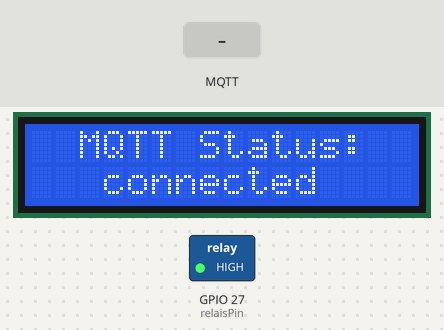
A sketch run on a simulated ESP32. Parts: 16×2 character LCD, switched loads named in the sketch (green lamp = pin HIGH). Inputs (shaded band) come from the test bench. WiFi joins after 1.5 s; servers stay silent unless stated; no MQTT or app messages arrive unless stated; not simulated (calls return 0 or success): secrets.h; what the sketch prints to the serial monitor is not drawn.

Above: at 4.8 s.
4.9 s: MQTT message "/operateValve/berlin" arrives on the first subscribed topic
At 5.6 s:
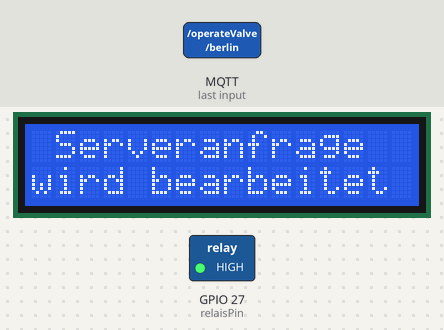
6.4 s: MQTT message "5" arrives on the first subscribed topic
At 7.6 s:
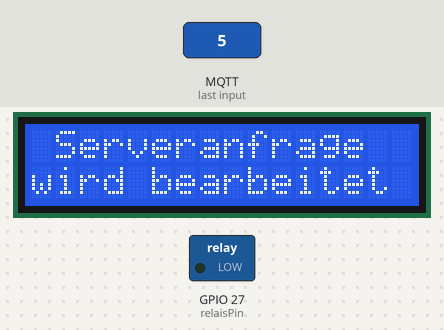
7.9 s: MQTT message "0" arrives on the first subscribed topic
At 9.1 s:
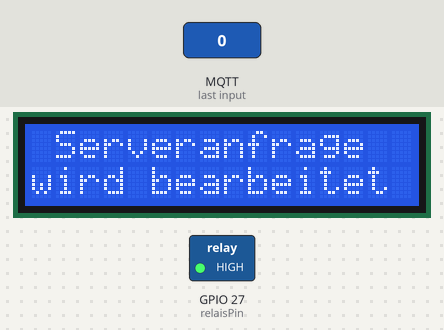
9.4 s: MQTT message "90" arrives on the first subscribed topic
At 10.1 s:
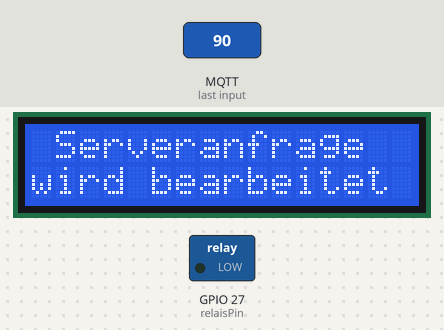
Timing chart, 0 to 11.9 s (numbered marks = the images above; inputs shaded):
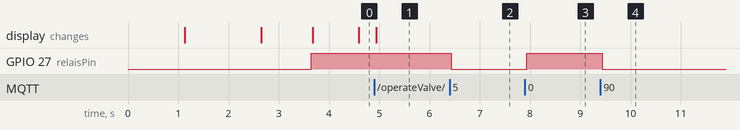

Measured:
- after the input at 4.9 s, the display: changes at once (image 1)
- after the input at 6.4 s, GPIO 27 (relaisPin): HIGH → LOW at once
- after the input at 7.9 s, GPIO 27 (relaisPin): LOW → HIGH at once
- after the input at 9.4 s, GPIO 27 (relaisPin): HIGH → LOW at once

The sketch:

showroom.ino
```cpp
#include "secrets.h"
#include <WiFi.h>

WiFiClient espClient;

#include <PubSubClient.h>
const char* mqtt_server = "wateringvision.de";
const int mqtt_port = 1883;
const char* clientname = "berlin";
PubSubClient client(espClient);

#include <Wire.h>
#include <LiquidCrystal_I2C.h>
LiquidCrystal_I2C lcd(0x27, 16, 2);

#define echoPin 17
#define trigPin 16
long duration;  //of sound wave travel
int distance;   //for the distance measurement

#define capacitivePin 35
int capacitiveValue;

#define electricPin 34
int electricValue;

#include <Adafruit_Sensor.h>
#include <Adafruit_BME280.h>
#define SDA_PIN 0
#define SCL_PIN 4
Adafruit_BME280 bme;  // Erstelle ein BME280 Objekt
int temperature;
int pressure;
int humidity;

#include <ArduinoJson.h>
#include <Arduino.h>
#define relaisPin 27
unsigned long startZeit = 0;  // Speichert den Startzeitpunkt der Verzögerung
int verzogerungsDauer = 0;    // Speichert die Dauer der Verzögerung in Sekunden
bool timerAktiv = false;      // Flag, um zu überprüfen, ob der Timer läuft


void setup() {
  Serial.begin(115200);
  Wire.begin(SDA_PIN, SCL_PIN);
  lcd.init();
  lcd.backlight();
  lcd.setCursor(2, 0);
  lcd.print("Hello World!");
  lcd.setCursor(0, 1);
  lcd.print("Modul is booting");
  delay(1000);

  setup_wifi();
  pinMode(trigPin, OUTPUT);

  pinMode(relaisPin, OUTPUT);
  digitalWrite(relaisPin, HIGH);

  client.setServer(mqtt_server, mqtt_port);
  client.setCallback(callback);

  if (!bme.begin(0x76)) {  // Initialisiere den BME280 Sensor
    Serial.println("Could not find a valid BME280 sensor, check wiring!");
    while (1);
  }
}

void loop() {
  if (!client.connected()) {
    reconnect();
  }
  client.loop();


  if (timerAktiv) {
    if (millis() - startZeit >= verzogerungsDauer * 1000) {  // VerzögerungsDauer in Millisekunden umrechnen
      digitalWrite(27, HIGH);                                // Schalte Pin 27 wieder HIGH
      timerAktiv = false;                                    // Stoppe den Timer
      Serial.println("Timer abgelaufen, Pin 27 wurde HIGH gesetzt.");
    }
  }
}


void callback(char* topic, byte* message, unsigned int length) {
  lcd.setCursor(0, 0);
  lcd.print(" Serveranfrage  ");
  lcd.setCursor(0, 1);
  lcd.print("wird bearbeitet ");

  Serial.print("Message arrived on topic: ");
  Serial.print(topic);
  Serial.print(topic);

  // Konvertiere die eingehende Nachricht in einen String
  String msg = "";
  for (int i = 0; i < length; i++) {
    msg += (char)message[i];
  }
  Serial.println(msg);


  if (strcmp(topic, "/operateValve/berlin") == 0) {
    handleControlValve(msg);
  } else if (strcmp(topic, "/requestSensor/berlin") == 0) {
    handleCallSensor();
  } else {
    Serial.print("Unbekanntes Topic: ");
    Serial.println(topic);
  }
}

void handleCallSensor() {
  messure();

  char sensorDataString[60];
  createSensorDataString(distance, electricValue, capacitiveValue, temperature, pressure, humidity, sensorDataString, sizeof(sensorDataString));

  // Veröffentliche die Nachricht auf "berlin/setSensor"
  if (client.publish("/responseSensor/berlin", sensorDataString)) {
    Serial.println("Sensorwert erfolgreich veröffentlicht!");
  } else {
    Serial.println("Fehler beim Veröffentlichen des Sensorwerts.");
  }
}

void handleControlValve(String message) {
  int messageValue = message.toInt();

  if (messageValue >= 0 && messageValue <= 3600) {
    Serial.print("Empfangener Wert: ");
    Serial.println(messageValue);

    verzogerungsDauer = messageValue;  // Speichere die Verzögerungsdauer
    digitalWrite(27, LOW);             // Schalte Pin 27 LOW
    startZeit = millis();              // Speichere den Startzeitpunkt
    timerAktiv = true;                 // Starte den Timer
    Serial.println("Pin 27 wurde LOW gesetzt. Timer gestartet.");

  } else {
    // Der Wert liegt außerhalb des zulässigen Bereichs oder die Konvertierung war nicht erfolgreich
    Serial.println("Empfangener Wert ist ungültig.");
    client.publish("/feedback/berlin", "Ungültige Dauer");
  }
}


void messure() {
  bmeMesure();
  ultrasonicMessure();
  electricMessure();
  capacitiveMesure();
}


void createSensorDataString(int ultra, int elec, int cap, int temp, int pres, int humi, char* dataString, int maxLength) {
  snprintf(dataString, maxLength, "ultra:%d;elec:%d;cap:%d;temp:%d;pres:%d;humi:%d", ultra, elec, cap, temp, pres, humi);
}

void reconnect() {
  while (!client.connected()) {
    lcd.setCursor(0, 0);
    lcd.print("  MQTT Status:  ");
    lcd.setCursor(0, 1);
    lcd.print("   connecting   ");
    delay(850);

    Serial.println("Attempting MQTT connection...");
    if (client.connect(clientname)) {
      lcd.setCursor(0, 1);
      lcd.print("   connected    ");
      Serial.println("Connected to MQTT broker");
      client.subscribe("/operateValve/berlin");
      client.subscribe("/requestSensor/berlin");
    } else {
      Serial.print("Failed, rc=");
      int clientState = client.state();
      Serial.print(clientState);
      lcd.setCursor(0, 1);
      lcd.print("  errorcode: ");
      lcd.setCursor(14, 1);
      lcd.print(clientState);
      Serial.println(" Retrying in 5 seconds...");
      delay(5000);
    }
  }
}


void setup_wifi() {
  delay(10);
  lcd.setCursor(0, 0);
  lcd.print("  WLAN Staus:  ");
  lcd.setCursor(0, 1);
  lcd.print(" not connected  ");

  Serial.println("Connecting to WiFi...");
  WiFi.begin(WIFI_SSID, WIFI_PASSWORD);
  while (WiFi.status() != WL_CONNECTED) {
    delay(500);
    Serial.print(".");
  }

  lcd.setCursor(0, 1);
  lcd.print("   connected    ");

  Serial.println("");
  Serial.println("WiFi connected");
  delay(1000);
}

void bmeMesure() {
  Serial.print("Temperature = ");
  temperature = bme.readTemperature();
  Serial.print(temperature);
  Serial.println(" *C");

  Serial.print("Airpressure = ");
  pressure = bme.readPressure() / 100.0F;
  Serial.print(pressure);
  Serial.println(" hPa");

  Serial.print("Airhumidity = ");
  humidity = bme.readHumidity();
  Serial.print(humidity);
  Serial.println(" %");
}

long ultrasonicMessure() {
  // Clears the trigPin condition
  digitalWrite(trigPin, LOW);  //
  delayMicroseconds(2);
  // Sets the trigPin HIGH (ACTIVE) for 10 microseconds
  digitalWrite(trigPin, HIGH);
  delayMicroseconds(10);
  digitalWrite(trigPin, LOW);
  // Reads the echoPin, returns the sound wave travel time in microseconds
  duration = pulseIn(echoPin, HIGH);
  // Calculating the distance
  distance = duration * 0.034 / 2;  // Speed of sound wave divided by 2 (go and back)
  Serial.print("Distance in cm: ");
  Serial.println(distance);
  return distance;
}


int electricMessure() {
  electricValue = analogRead(electricPin);
  Serial.print("Electric Value: ");
  Serial.println(electricValue);
  return electricValue;
}


int capacitiveMesure() {
  capacitiveValue = analogRead(capacitivePin);
  Serial.print("Capacitive Value: ");
  Serial.println(capacitiveValue);
  return capacitiveValue;
}
```
